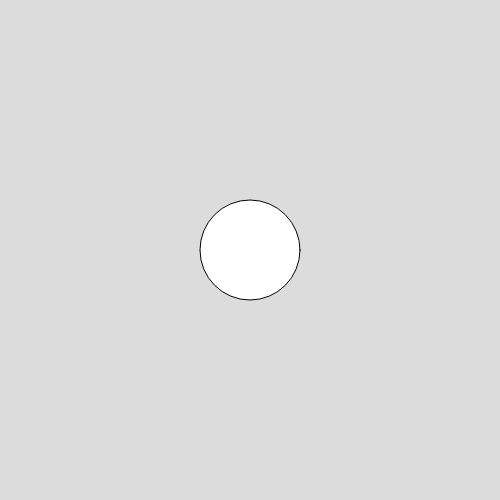
Frame 1 (no input)
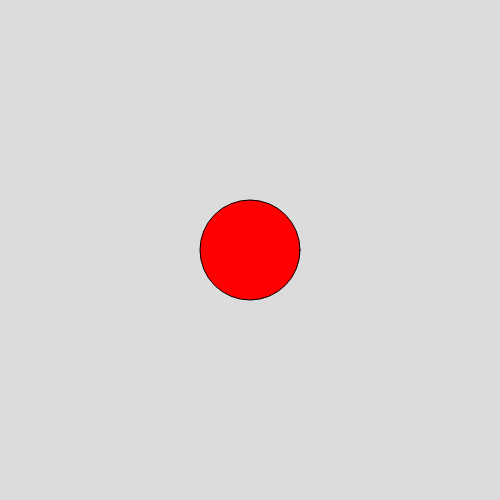
Frame 60 (no input)
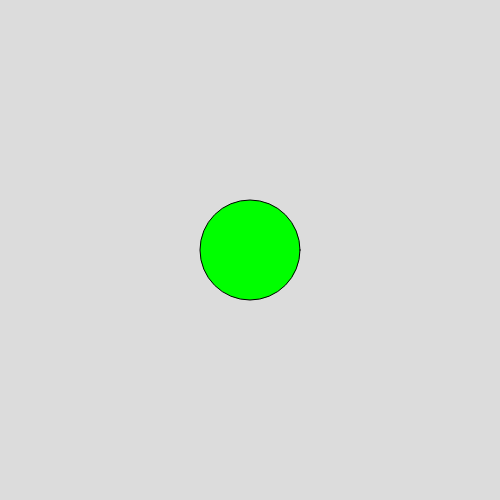
Frame 120 (the mouse pressed at the canvas centre since frame 60)

The p5.js sketch that drew these frames (run headless with seeded random() and noise() and a simulated clock; from frame 60 on, the mouse is pressed at the canvas centre):

// p5.js sketch
// ── sketch.js
let x = 250;
let y = 250;
function setup() {
  createCanvas(500, 500);
  
}

function draw() {
  background(220)
ellipse(x,y,100,100);
if (sqrt((x-mouseX)**2+(y-mouseY)**2) < 50) {
  fill(0,255,0);
}
else {
  fill(255,0,0)
}
}
